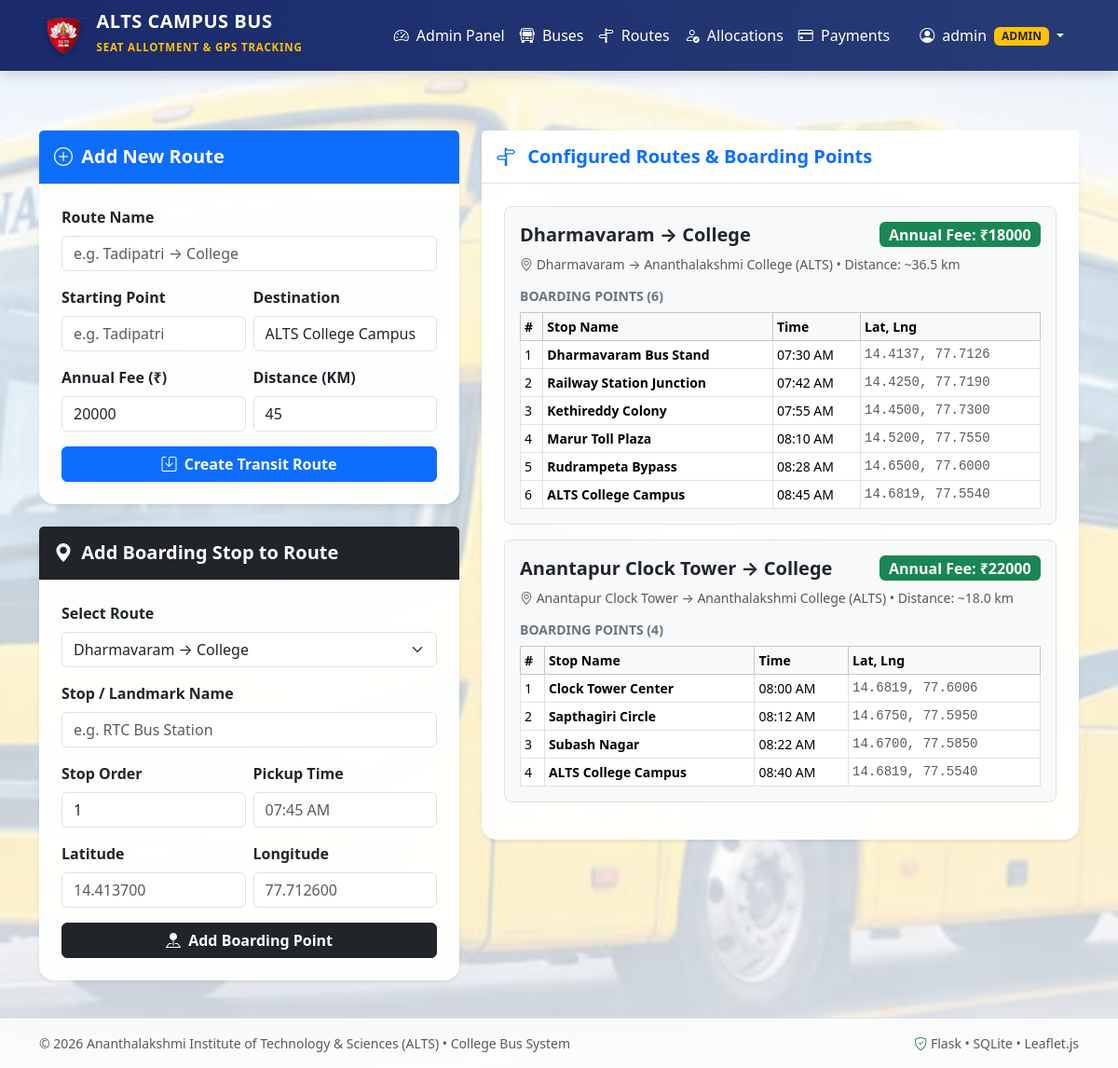
Screenshot of /admin/routes (signed in) with the database file from the repository.
### models/user.py (models this page shows, shortened)
class User(UserMixin, db.Model):
    __tablename__ = 'users'
    id = db.Column(db.Integer, primary_key=True)
    username = db.Column(db.String(80), unique=True, nullable=False, index=True)
    email = db.Column(db.String(120), unique=True, nullable=False, index=True)
    password_hash = db.Column(db.String(256), nullable=False)
    role = db.Column(db.String(20), nullable=False, default='student')  # 'student', 'driver', 'admin'
    created_at = db.Column(db.DateTime, default=datetime.utcnow)
    student_profile = db.relationship('Student', backref='user', uselist=False, cascade='all, delete-orphan')
    driver_profile = db.relationship('Driver', backref='user', uselist=False, cascade='all, delete-orphan')
    def is_student(self):
        return self.role == 'student'
    def is_driver(self):
        return self.role == 'driver'
    def is_admin(self):
        return self.role == 'admin'

### models/route.py (models this page shows, shortened)
class Route(db.Model):
    __tablename__ = 'routes'
    id = db.Column(db.Integer, primary_key=True)
    route_name = db.Column(db.String(100), nullable=False)
    start_point = db.Column(db.String(80), nullable=False)
    destination = db.Column(db.String(80), nullable=False)
    annual_fee = db.Column(db.Float, nullable=False, default=18000.0)
    total_distance_km = db.Column(db.Float, default=35.0)
    buses = db.relationship('Bus', backref='route', lazy=True)
    boarding_points = db.relationship('BoardingPoint', backref='route', lazy=True, order_by='BoardingPoint.stop_order')

### models/boarding_point.py (models this page shows, shortened)
class BoardingPoint(db.Model):
    __tablename__ = 'boarding_points'
    id = db.Column(db.Integer, primary_key=True)
    route_id = db.Column(db.Integer, db.ForeignKey('routes.id'), nullable=False)
    stop_name = db.Column(db.String(100), nullable=False)
    stop_order = db.Column(db.Integer, nullable=False, default=1)
    pickup_time = db.Column(db.String(20), nullable=True, default="07:30 AM")
    latitude = db.Column(db.Float, nullable=False)
    longitude = db.Column(db.Float, nullable=False)
    allocations = db.relationship('SeatAllocation', backref='boarding_point', lazy=True)

### app.py (the view)
    @app.route('/admin/routes')
    @role_required('admin')
    def admin_routes():
        routes = Route.query.all()
        return render_template('admin/routes.html', routes=routes)

### templates/admin/routes.html (shortened to what this page needs)
{% extends "base.html" %}
{% block content %}
<div class="row g-4 my-3">
    <div class="col-lg-5">
        <div class="card shadow-sm border-0 rounded-4 mb-4">
            <div class="card-header bg-primary text-white py-3">
                <h5 class="fw-bold mb-0"><i class="bi bi-plus-circle me-1"></i> Add New Route</h5>
            </div>
            <div class="card-body p-4">
                <form method="POST" action="{{ url_for('admin_add_route') }}">
                    <div class="mb-3">
                        <label for="route_name" class="form-label fw-bold">Route Name</label>
                        <input type="text" class="form-control" id="route_name" name="route_name" required placeholder="e.g. Tadipatri → College">
                    </div>
                    <div class="row g-2 mb-3">
                        <div class="col-6">
                            <label for="start_point" class="form-label fw-bold">Starting Point</label>
                            <input type="text" class="form-control" id="start_point" name="start_point" required placeholder="e.g. Tadipatri">
                        </div>
                        <div class="col-6">
                            <label for="destination" class="form-label fw-bold">Destination</label>
                            <input type="text" class="form-control" id="destination" name="destination" value="ALTS College Campus" required>
                        </div>
                    </div>
                    <div class="row g-2 mb-3">
                        <div class="col-6">
                            <label for="annual_fee" class="form-label fw-bold">Annual Fee (₹)</label>
                            <input type="number" class="form-control" id="annual_fee" name="annual_fee" value="20000" step="500" required>
                        </div>
                        <div class="col-6">
                            <label for="total_distance_km" class="form-label fw-bold">Distance (KM)</label>
                            <input type="number" class="form-control" id="total_distance_km" name="total_distance_km" value="45" step="0.5">
                        </div>
                    </div>
                    <button type="submit" class="btn btn-primary w-100 fw-bold">
                        <i class="bi bi-save me-1"></i> Create Transit Route
                    </button>
                </form>
            </div>
        </div>
        <div class="card shadow-sm border-0 rounded-4">
            <div class="card-header bg-dark text-white py-3">
                <h5 class="fw-bold mb-0"><i class="bi bi-geo-alt-fill me-1"></i> Add Boarding Stop to Route</h5>
            </div>
            <div class="card-body p-4">
                <form method="POST" action="{{ url_for('admin_add_boarding_point') }}">
                    <div class="mb-3">
                        <label for="target_route_id" class="form-label fw-bold">Select Route</label>
                        <select class="form-select" id="target_route_id" name="route_id" required>
                            {% for r in routes %}
                                <option value="{{ r.id }}">{{ r.route_name }}</option>
                            {% endfor %}
                        </select>
                    </div>
                    <div class="mb-3">
                        <label for="stop_name" class="form-label fw-bold">Stop / Landmark Name</label>
                        <input type="text" class="form-control" id="stop_name" name="stop_name" required placeholder="e.g. RTC Bus Station">
                    </div>
                    <div class="row g-2 mb-3">
                        <div class="col-6">
                            <label for="stop_order" class="form-label fw-bold">Stop Order</label>
                            <input type="number" class="form-control" id="stop_order" name="stop_order" value="1" min="1" required>
                        </div>
                        <div class="col-6">
                            <label for="pickup_time" class="form-label fw-bold">Pickup Time</label>
                            <input type="text" class="form-control" id="pickup_time" name="pickup_time" placeholder="07:45 AM" required>
                        </div>
                    </div>
                    <div class="row g-2 mb-3">
                        <div class="col-6">
                            <label for="latitude" class="form-label fw-bold">Latitude</label>
                            <input type="number" class="form-control" id="latitude" name="latitude" step="0.000001" placeholder="14.413700" required>
                        </div>
                        <div class="col-6">
                            <label for="longitude" class="form-label fw-bold">Longitude</label>
                            <input type="number" class="form-control" id="longitude" name="longitude" step="0.000001" placeholder="77.712600" required>
                        </div>
                    </div>
                    <button type="submit" class="btn btn-dark w-100 fw-bold">
                        <i class="bi bi-pin-map-fill me-1"></i> Add Boarding Point
                    </button>
                </form>
            </div>
        </div>
    </div>
    <div class="col-lg-7">
        <div class="card shadow-sm border-0 rounded-4">
            <div class="card-header bg-white py-3 border-bottom">
                <h5 class="fw-bold text-primary mb-0"><i class="bi bi-signpost-split me-2"></i> Configured Routes & Boarding Points</h5>
            </div>
            <div class="card-body p-4">
                {% for r in routes %}
                    <div class="p-3 mb-3 border rounded-3 bg-light">
                        <div class="d-flex justify-content-between align-items-center mb-2">
                            <h5 class="fw-bold text-dark mb-0">{{ r.route_name }}</h5>
                            <span class="badge bg-success fs-6">Annual Fee: ₹{{ r.annual_fee | int }}</span>
                        </div>
                        <div class="text-muted small mb-3">
                            <i class="bi bi-geo-alt"></i> {{ r.start_point }} &rarr; {{ r.destination }} &bull; Distance: ~{{ r.total_distance_km }} km
                        </div>
                        <h6 class="fw-bold small text-secondary text-uppercase mb-2">Boarding Points ({{ r.boarding_points | length }})</h6>
                        <div class="table-responsive">
                            <table class="table table-sm table-bordered bg-white mb-0">
                                <thead class="table-light small">
                                    <tr>
                                        <th>#</th>
                                        <th>Stop Name</th>
                                        <th>Time</th>
                                        <th>Lat, Lng</th>
                                    </tr>
                                </thead>
                                <tbody>
                                    {% for stop in r.boarding_points %}
                                        <tr class="small">
                                            <td>{{ stop.stop_order }}</td>
                                            <td class="fw-semibold">{{ stop.stop_name }}</td>
                                            <td>{{ stop.pickup_time }}</td>
                                            <td class="font-monospace text-muted">{{ "%.4f"|format(stop.latitude) }}, {{ "%.4f"|format(stop.longitude) }}</td>
                                        </tr>
                                    {% else %}
                                        <tr>
                                            <td colspan="4" class="text-muted text-center small">No stops added yet for this route.</td>
                                        </tr>
                                    {% endfor %}
                                </tbody>
                            </table>
                        </div>
                    </div>
                {% endfor %}
            </div>
        </div>
    </div>
</div>
{% endblock %}

### templates/base.html (shortened to what this page needs)
<!DOCTYPE html>
<html lang="en">
<head>
    <link href="https://cdn.jsdelivr.net/npm/bootstrap@5.3.3/dist/css/bootstrap.min.css" rel="stylesheet">
    <link href="https://cdn.jsdelivr.net/npm/bootstrap-icons@1.11.3/font/bootstrap-icons.min.css" rel="stylesheet">
    <link rel="stylesheet" href="https://unpkg.com/leaflet@1.9.4/dist/leaflet.css" />
    <link rel="stylesheet" href="{{ url_for('static', filename='css/style.css') }}?v=5">
</head>
<body style="background: url('{{ url_for('static', filename='images/college_bus_bg.png') }}?v=5') no-repeat center center fixed !important; background-size: cover !important;">
    <nav class="navbar navbar-expand-lg navbar-dark navbar-custom sticky-top">
        <div class="container">
            <a class="navbar-brand d-flex align-items-center" href="{{ url_for('index') }}">
                <img src="{{ url_for('static', filename='images/alts_logo.png') }}"
                     alt="ALTS Logo"
                     style="height: 38px; width: auto; margin-right: 10px; filter: drop-shadow(0 2px 4px rgba(0,0,0,0.3));">
                <div>
                    <span class="d-block fw-bold text-white lh-1">ALTS CAMPUS BUS</span>
                    <small class="text-warning" style="font-size: 0.72rem; letter-spacing: 0.8px;">SEAT ALLOTMENT & GPS TRACKING</small>
                </div>
            </a>
            <div class="collapse navbar-collapse" id="navContent">
                <ul class="navbar-nav ms-auto align-items-lg-center">
                    {% if current_user.is_authenticated %}
                        {% if current_user.is_student() %}
                            <li class="nav-item">
                                <a class="nav-link text-white" href="{{ url_for('student_dashboard') }}">
                                    <i class="bi bi-speedometer2 me-1"></i> Dashboard
                                </a>
                            </li>
                            <li class="nav-item">
                                <a class="nav-link text-white" href="{{ url_for('student_buses') }}">
                                    <i class="bi bi-grid-3x3-gap-fill me-1"></i> Book Seat
                                </a>
                            </li>
                            <li class="nav-item">
                                <a class="nav-link text-white" href="{{ url_for('student_bus_pass') }}">
                                    <i class="bi bi-qr-code me-1"></i> Bus Pass
                                </a>
                            </li>
                            <li class="nav-item">
                                <a class="nav-link text-warning fw-semibold" href="{{ url_for('student_track_bus') }}">
                                    <i class="bi bi-geo-alt-fill me-1"></i> Track Bus
                                </a>
                            </li>
                        {% elif current_user.is_driver() %}
                            <li class="nav-item">
                                <a class="nav-link text-white" href="{{ url_for('driver_dashboard') }}">
                                    <i class="bi bi-compass me-1"></i> Driver GPS Dashboard
                                </a>
                            </li>
                        {% elif current_user.is_admin() %}
                            <li class="nav-item">
                                <a class="nav-link text-white" href="{{ url_for('admin_dashboard') }}">
                                    <i class="bi bi-speedometer2 me-1"></i> Admin Panel
                                </a>
                            </li>
                            <li class="nav-item">
                                <a class="nav-link text-white" href="{{ url_for('admin_buses') }}">
                                    <i class="bi bi-bus-front me-1"></i> Buses
                                </a>
                            </li>
                            <li class="nav-item">
                                <a class="nav-link text-white" href="{{ url_for('admin_routes') }}">
                                    <i class="bi bi-signpost-split me-1"></i> Routes
                                </a>
                            </li>
                            <li class="nav-item">
                                <a class="nav-link text-white" href="{{ url_for('admin_allocations') }}">
                                    <i class="bi bi-person-check me-1"></i> Allocations
                                </a>
                            </li>
                            <li class="nav-item">
                                <a class="nav-link text-white" href="{{ url_for('admin_payments') }}">
                                    <i class="bi bi-credit-card me-1"></i> Payments
                                </a>
                            </li>
                        {% endif %}
                        <li class="nav-item dropdown ms-lg-2">
                            <a class="nav-link dropdown-toggle btn btn-sm btn-outline-light px-3 py-1 text-white" href="#" data-bs-toggle="dropdown">
                                <i class="bi bi-person-circle me-1"></i> {{ current_user.username }}
                                <span class="badge bg-warning text-dark ms-1 text-uppercase">{{ current_user.role }}</span>
                            </a>
                        </li>
                    {% endif %}
                </ul>
            </div>
        </div>
    </nav>
    <main class="py-4">
        <div class="container">
            {% block content %}{% endblock %}
        </div>
    </main>
    <footer class="mt-auto py-3 border-top text-center text-muted small" style="background: rgba(255, 255, 255, 0.85); backdrop-filter: blur(6px);">
        <div class="container d-flex flex-wrap justify-content-between align-items-center">
            <span>&copy; 2026 Ananthalakshmi Institute of Technology & Sciences (ALTS) &bull; College Bus System</span>
            <span><i class="bi bi-shield-check text-success"></i> Flask &bull; SQLite &bull; Leaflet.js</span>
        </div>
    </footer>
</body>
</html>

### rows the page displays
User: username "admin", role "ADMIN"
Route: route_name "Dharmavaram → College", annual_fee "18000", start_point "Dharmavaram", destination "Ananthalakshmi College (ALTS)", total_distance_km "36.5", boarding_points|length "6"
BoardingPoint: stop_order "1", stop_name "Dharmavaram Bus Stand", pickup_time "07:30 AM", latitude "14.4137", longitude "77.7126"
BoardingPoint: stop_order "2", stop_name "Railway Station Junction", pickup_time "07:42 AM", latitude "14.4250", longitude "77.7190"
BoardingPoint: stop_order "3", stop_name "Kethireddy Colony", pickup_time "07:55 AM", latitude "14.4500", longitude "77.7300"
BoardingPoint: stop_order "4", stop_name "Marur Toll Plaza", pickup_time "08:10 AM", latitude "14.5200", longitude "77.7550"
BoardingPoint: stop_order "5", stop_name "Rudrampeta Bypass", pickup_time "08:28 AM", latitude "14.6500", longitude "77.6000"
BoardingPoint: stop_order "6", stop_name "ALTS College Campus", pickup_time "08:45 AM", latitude "14.6819", longitude "77.5540"
Route: route_name "Anantapur Clock Tower → College", annual_fee "22000", start_point "Anantapur Clock Tower", destination "Ananthalakshmi College (ALTS)", total_distance_km "18.0", boarding_points|length "4"
BoardingPoint: stop_order "1", stop_name "Clock Tower Center", pickup_time "08:00 AM", latitude "14.6819", longitude "77.6006"
BoardingPoint: stop_order "2", stop_name "Sapthagiri Circle", pickup_time "08:12 AM", latitude "14.6750", longitude "77.5950"
BoardingPoint: stop_order "3", stop_name "Subash Nagar", pickup_time "08:22 AM", latitude "14.6700", longitude "77.5850"
BoardingPoint: stop_order "4", stop_name "ALTS College Campus", pickup_time "08:40 AM", latitude "14.6819", longitude "77.5540"

### other values shown
form field route_id "Dharmavaram → College"
